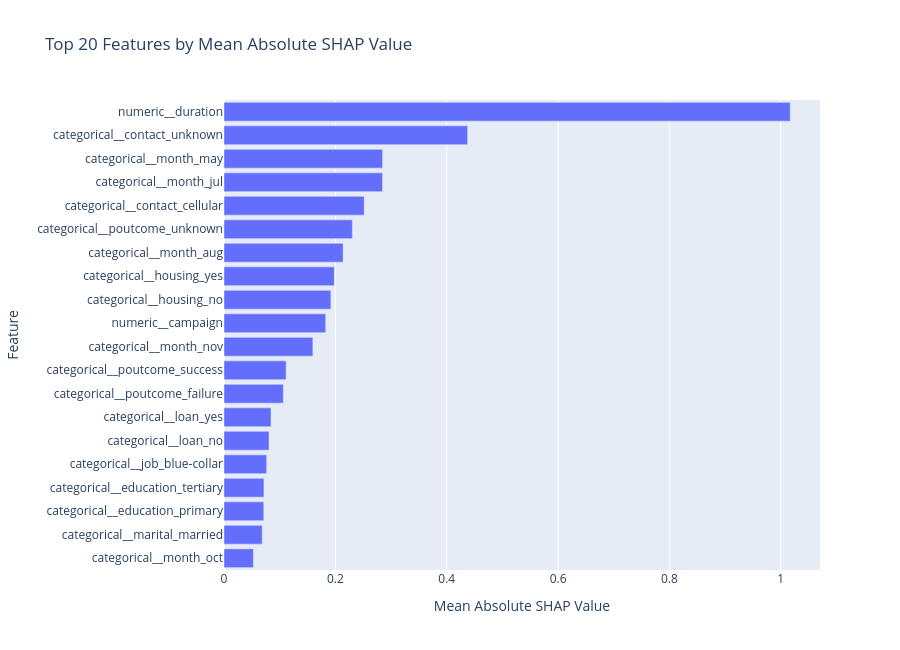

The notebook cell saved with this chart:
### Code cell
# ============================================================
# CELL 19 — GLOBAL SHAP IMPORTANCE PLOT
# ============================================================

top_features = (
    global_shap_importance
    .head(20)
    .sort_values(
        "Mean_Absolute_SHAP",
        ascending=True
    )
)

fig = px.bar(
    top_features,
    x="Mean_Absolute_SHAP",
    y="Feature",
    orientation="h",
    title="Top 20 Features by Mean Absolute SHAP Value",
    labels={
        "Mean_Absolute_SHAP":
            "Mean Absolute SHAP Value",
        "Feature":
            "Feature"
    },
    hover_data={
        "Mean_Absolute_SHAP": ":.5f"
    }
)

fig.update_layout(
    width=900,
    height=650
)

fig.show()

### Figure 1 — Plotly figure (JSON) as saved in the notebook; plotly's stock layout.template omitted (floating-point values rounded to 4 significant figures)
{"data": [{"hovertemplate": "Mean Absolute SHAP Value=%{x:.5f}<br>Feature=%{y}<extra></extra>", "legendgroup": "", "marker": {"color": "#636efa", "pattern": {"shape": ""}}, "name": "", "orientation": "h", "showlegend": false, "textposition": "auto", "type": "bar", "x": [0.05276, 0.06861, 0.07148, 0.07179, 0.07666, 0.08087, 0.08447, 0.1065, 0.1115, 0.1596, 0.1827, 0.1919, 0.1981, 0.2139, 0.2305, 0.2518, 0.2847, 0.2848, 0.4376, 1.017], "xaxis": "x", "y": ["categorical__month_oct", "categorical__marital_married", "categorical__education_primary", "categorical__education_tertiary", "categorical__job_blue-collar", "categorical__loan_no", "categorical__loan_yes", "categorical__poutcome_failure", "categorical__poutcome_success", "categorical__month_nov", "numeric__campaign", "categorical__housing_no", "categorical__housing_yes", "categorical__month_aug", "categorical__poutcome_unknown", "categorical__contact_cellular", "categorical__month_jul", "categorical__month_may", "categorical__contact_unknown", "numeric__duration"], "yaxis": "y"}], "layout": {"barmode": "relative", "height": 650, "legend": {"tracegroupgap": 0}, "title": {"text": "Top 20 Features by Mean Absolute SHAP Value"}, "width": 900, "xaxis": {"anchor": "y", "domain": [0, 1], "title": {"text": "Mean Absolute SHAP Value"}}, "yaxis": {"anchor": "x", "domain": [0, 1], "title": {"text": "Feature"}}}}
